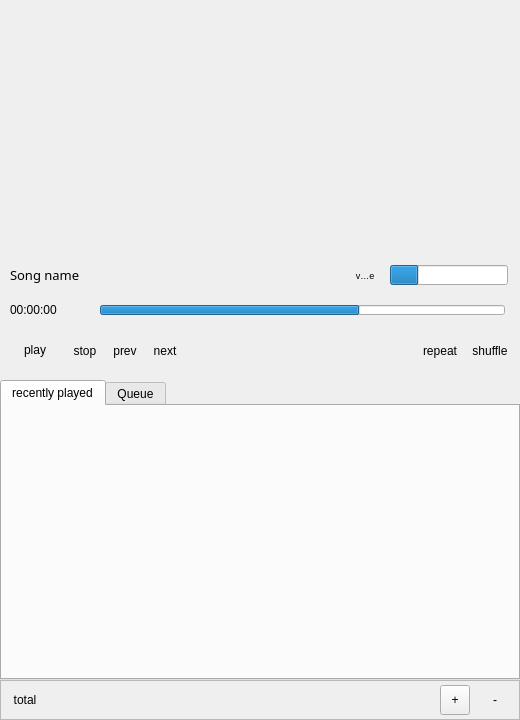
<?xml version="1.0" encoding="UTF-8"?>
<ui version="4.0">
 <class>wema</class>
 <widget class="QWidget" name="wema">
  <property name="geometry">
   <rect>
    <x>0</x>
    <y>0</y>
    <width>520</width>
    <height>720</height>
   </rect>
  </property>
  <property name="windowTitle">
   <string>wema player</string>
  </property>
  <property name="windowIcon">
   <iconset>
    <normaloff>assets/icon/play-button.svg</normaloff>assets/icon/play-button.svg</iconset>
  </property>
  <property name="toolTip">
   <string notr="true">&lt;html&gt;&lt;head/&gt;&lt;body&gt;&lt;p&gt;nj&lt;/p&gt;&lt;/body&gt;&lt;/html&gt;</string>
  </property>
  <property name="styleSheet">
   <string notr="true"/>
  </property>
  <widget class="QFrame" name="top">
   <property name="geometry">
    <rect>
     <x>0</x>
     <y>0</y>
     <width>520</width>
     <height>320</height>
    </rect>
   </property>
   <property name="font">
    <font>
     <pointsize>7</pointsize>
    </font>
   </property>
   <property name="layoutDirection">
    <enum>Qt::RightToLeft</enum>
   </property>
   <widget class="QLabel" name="songname">
    <property name="geometry">
     <rect>
      <x>10</x>
      <y>260</y>
      <width>351</width>
      <height>30</height>
     </rect>
    </property>
    <property name="font">
     <font>
      <family>Fantezy</family>
      <pointsize>10</pointsize>
      <weight>50</weight>
      <bold>false</bold>
     </font>
    </property>
    <property name="text">
     <string>Song name</string>
    </property>
   </widget>
   <widget class="QProgressBar" name="timebar">
    <property name="geometry">
     <rect>
      <x>100</x>
      <y>305</y>
      <width>405</width>
      <height>10</height>
     </rect>
    </property>
    <property name="value">
     <number>64</number>
    </property>
    <property name="textVisible">
     <bool>false</bool>
    </property>
    <property name="invertedAppearance">
     <bool>true</bool>
    </property>
   </widget>
   <widget class="QLabel" name="time">
    <property name="geometry">
     <rect>
      <x>10</x>
      <y>300</y>
      <width>101</width>
      <height>20</height>
     </rect>
    </property>
    <property name="font">
     <font>
      <pointsize>9</pointsize>
      <underline>false</underline>
     </font>
    </property>
    <property name="text">
     <string>00:00:00</string>
    </property>
   </widget>
   <widget class="QWidget" name="cover" native="true">
    <property name="geometry">
     <rect>
      <x>140</x>
      <y>5</y>
      <width>240</width>
      <height>240</height>
     </rect>
    </property>
    <property name="styleSheet">
     <string notr="true">QWidget #cover{
image: url(&quot;assets/images/cover.jpg&quot;);
}</string>
    </property>
   </widget>
   <widget class="QToolButton" name="volume">
    <property name="geometry">
     <rect>
      <x>350</x>
      <y>260</y>
      <width>30</width>
      <height>30</height>
     </rect>
    </property>
    <property name="text">
     <string>voulume</string>
    </property>
    <property name="icon">
     <iconset>
      <normaloff>assets/icon/volume.svg</normaloff>assets/icon/volume.svg</iconset>
    </property>
    <property name="iconSize">
     <size>
      <width>30</width>
      <height>30</height>
     </size>
    </property>
    <property name="autoRaise">
     <bool>true</bool>
    </property>
   </widget>
   <widget class="QProgressBar" name="progressBar">
    <property name="geometry">
     <rect>
      <x>390</x>
      <y>265</y>
      <width>118</width>
      <height>20</height>
     </rect>
    </property>
    <property name="value">
     <number>24</number>
    </property>
    <property name="textVisible">
     <bool>false</bool>
    </property>
    <property name="invertedAppearance">
     <bool>true</bool>
    </property>
   </widget>
  </widget>
  <widget class="QFrame" name="controlers">
   <property name="geometry">
    <rect>
     <x>0</x>
     <y>320</y>
     <width>520</width>
     <height>60</height>
    </rect>
   </property>
   <widget class="QToolButton" name="play_pause">
    <property name="geometry">
     <rect>
      <x>10</x>
      <y>5</y>
      <width>50</width>
      <height>50</height>
     </rect>
    </property>
    <property name="font">
     <font>
      <family>MS Shell Dlg 2</family>
     </font>
    </property>
    <property name="cursor">
     <cursorShape>PointingHandCursor</cursorShape>
    </property>
    <property name="autoFillBackground">
     <bool>false</bool>
    </property>
    <property name="text">
     <string>play</string>
    </property>
    <property name="icon">
     <iconset>
      <normaloff>assets/icon/play.svg</normaloff>assets/icon/play.svg</iconset>
    </property>
    <property name="iconSize">
     <size>
      <width>50</width>
      <height>50</height>
     </size>
    </property>
    <property name="autoRepeat">
     <bool>true</bool>
    </property>
    <property name="autoExclusive">
     <bool>true</bool>
    </property>
    <property name="popupMode">
     <enum>QToolButton::InstantPopup</enum>
    </property>
    <property name="toolButtonStyle">
     <enum>Qt::ToolButtonFollowStyle</enum>
    </property>
    <property name="autoRaise">
     <bool>true</bool>
    </property>
   </widget>
   <widget class="QToolButton" name="stop">
    <property name="geometry">
     <rect>
      <x>65</x>
      <y>11</y>
      <width>40</width>
      <height>40</height>
     </rect>
    </property>
    <property name="cursor">
     <cursorShape>PointingHandCursor</cursorShape>
    </property>
    <property name="text">
     <string>stop</string>
    </property>
    <property name="icon">
     <iconset>
      <normaloff>assets/icon/stop.svg</normaloff>assets/icon/stop.svg</iconset>
    </property>
    <property name="iconSize">
     <size>
      <width>40</width>
      <height>40</height>
     </size>
    </property>
    <property name="autoRaise">
     <bool>true</bool>
    </property>
   </widget>
   <widget class="QToolButton" name="next">
    <property name="geometry">
     <rect>
      <x>145</x>
      <y>11</y>
      <width>40</width>
      <height>40</height>
     </rect>
    </property>
    <property name="cursor">
     <cursorShape>PointingHandCursor</cursorShape>
    </property>
    <property name="text">
     <string>next</string>
    </property>
    <property name="icon">
     <iconset>
      <normaloff>assets/icon/next.svg</normaloff>assets/icon/next.svg</iconset>
    </property>
    <property name="iconSize">
     <size>
      <width>40</width>
      <height>40</height>
     </size>
    </property>
    <property name="autoRaise">
     <bool>true</bool>
    </property>
   </widget>
   <widget class="QToolButton" name="prev">
    <property name="geometry">
     <rect>
      <x>105</x>
      <y>11</y>
      <width>40</width>
      <height>40</height>
     </rect>
    </property>
    <property name="cursor">
     <cursorShape>PointingHandCursor</cursorShape>
    </property>
    <property name="text">
     <string>prev</string>
    </property>
    <property name="icon">
     <iconset>
      <normaloff>assets/icon/prev.svg</normaloff>assets/icon/prev.svg</iconset>
    </property>
    <property name="iconSize">
     <size>
      <width>40</width>
      <height>40</height>
     </size>
    </property>
    <property name="autoRaise">
     <bool>true</bool>
    </property>
   </widget>
   <widget class="QToolButton" name="repeat">
    <property name="geometry">
     <rect>
      <x>420</x>
      <y>11</y>
      <width>40</width>
      <height>40</height>
     </rect>
    </property>
    <property name="cursor">
     <cursorShape>PointingHandCursor</cursorShape>
    </property>
    <property name="text">
     <string>repeat</string>
    </property>
    <property name="icon">
     <iconset>
      <normaloff>assets/icon/repeat.svg</normaloff>assets/icon/repeat.svg</iconset>
    </property>
    <property name="iconSize">
     <size>
      <width>40</width>
      <height>40</height>
     </size>
    </property>
    <property name="autoRaise">
     <bool>true</bool>
    </property>
   </widget>
   <widget class="QToolButton" name="shuffle">
    <property name="geometry">
     <rect>
      <x>470</x>
      <y>11</y>
      <width>40</width>
      <height>40</height>
     </rect>
    </property>
    <property name="cursor">
     <cursorShape>PointingHandCursor</cursorShape>
    </property>
    <property name="text">
     <string>shuffle</string>
    </property>
    <property name="icon">
     <iconset>
      <normaloff>assets/icon/shuffle.svg</normaloff>assets/icon/shuffle.svg</iconset>
    </property>
    <property name="iconSize">
     <size>
      <width>40</width>
      <height>40</height>
     </size>
    </property>
    <property name="autoRaise">
     <bool>true</bool>
    </property>
   </widget>
  </widget>
  <widget class="QTabWidget" name="playlists">
   <property name="geometry">
    <rect>
     <x>0</x>
     <y>380</y>
     <width>520</width>
     <height>300</height>
    </rect>
   </property>
   <property name="currentIndex">
    <number>0</number>
   </property>
   <widget class="QWidget" name="recent">
    <attribute name="title">
     <string>recently played</string>
    </attribute>
   </widget>
   <widget class="QWidget" name="queue">
    <attribute name="title">
     <string>Queue</string>
    </attribute>
   </widget>
  </widget>
  <widget class="QFrame" name="bottom">
   <property name="geometry">
    <rect>
     <x>0</x>
     <y>680</y>
     <width>520</width>
     <height>40</height>
    </rect>
   </property>
   <property name="frameShape">
    <enum>QFrame::StyledPanel</enum>
   </property>
   <property name="frameShadow">
    <enum>QFrame::Raised</enum>
   </property>
   <widget class="QToolButton" name="addlib">
    <property name="geometry">
     <rect>
      <x>440</x>
      <y>5</y>
      <width>30</width>
      <height>30</height>
     </rect>
    </property>
    <property name="cursor">
     <cursorShape>PointingHandCursor</cursorShape>
    </property>
    <property name="acceptDrops">
     <bool>true</bool>
    </property>
    <property name="autoFillBackground">
     <bool>false</bool>
    </property>
    <property name="text">
     <string>+</string>
    </property>
    <property name="icon">
     <iconset>
      <normaloff>assets/icon/add.svg</normaloff>assets/icon/add.svg</iconset>
    </property>
    <property name="iconSize">
     <size>
      <width>30</width>
      <height>30</height>
     </size>
    </property>
   </widget>
   <widget class="QToolButton" name="totalbtn">
    <property name="geometry">
     <rect>
      <x>10</x>
      <y>5</y>
      <width>30</width>
      <height>30</height>
     </rect>
    </property>
    <property name="text">
     <string>total</string>
    </property>
    <property name="icon">
     <iconset>
      <normaloff>assets/icon/music.svg</normaloff>assets/icon/music.svg</iconset>
    </property>
    <property name="iconSize">
     <size>
      <width>30</width>
      <height>30</height>
     </size>
    </property>
    <property name="autoRaise">
     <bool>true</bool>
    </property>
   </widget>
   <widget class="QToolButton" name="removelib">
    <property name="geometry">
     <rect>
      <x>480</x>
      <y>5</y>
      <width>30</width>
      <height>30</height>
     </rect>
    </property>
    <property name="cursor">
     <cursorShape>PointingHandCursor</cursorShape>
    </property>
    <property name="text">
     <string>-</string>
    </property>
    <property name="icon">
     <iconset>
      <normaloff>assets/icon/remove.svg</normaloff>assets/icon/remove.svg</iconset>
    </property>
    <property name="iconSize">
     <size>
      <width>30</width>
      <height>30</height>
     </size>
    </property>
    <property name="autoRaise">
     <bool>true</bool>
    </property>
   </widget>
  </widget>
 </widget>
 <resources/>
 <connections>
  <connection>
   <sender>play_pause</sender>
   <signal>clicked()</signal>
   <receiver>play_pause</receiver>
   <slot>deleteLater()</slot>
   <hints>
    <hint type="sourcelabel">
     <x>34</x>
     <y>349</y>
    </hint>
    <hint type="destinationlabel">
     <x>34</x>
     <y>349</y>
    </hint>
   </hints>
  </connection>
  <connection>
   <sender>addlib</sender>
   <signal>clicked()</signal>
   <receiver>addlib</receiver>
   <slot>deleteLater()</slot>
   <hints>
    <hint type="sourcelabel">
     <x>454</x>
     <y>699</y>
    </hint>
    <hint type="destinationlabel">
     <x>454</x>
     <y>699</y>
    </hint>
   </hints>
  </connection>
  <connection>
   <sender>removelib</sender>
   <signal>clicked()</signal>
   <receiver>removelib</receiver>
   <slot>deleteLater()</slot>
   <hints>
    <hint type="sourcelabel">
     <x>494</x>
     <y>699</y>
    </hint>
    <hint type="destinationlabel">
     <x>494</x>
     <y>699</y>
    </hint>
   </hints>
  </connection>
  <connection>
   <sender>totalbtn</sender>
   <signal>toggled(bool)</signal>
   <receiver>totalbtn</receiver>
   <slot>update()</slot>
   <hints>
    <hint type="sourcelabel">
     <x>24</x>
     <y>699</y>
    </hint>
    <hint type="destinationlabel">
     <x>24</x>
     <y>699</y>
    </hint>
   </hints>
  </connection>
  <connection>
   <sender>stop</sender>
   <signal>clicked()</signal>
   <receiver>stop</receiver>
   <slot>deleteLater()</slot>
   <hints>
    <hint type="sourcelabel">
     <x>84</x>
     <y>350</y>
    </hint>
    <hint type="destinationlabel">
     <x>84</x>
     <y>350</y>
    </hint>
   </hints>
  </connection>
  <connection>
   <sender>prev</sender>
   <signal>clicked()</signal>
   <receiver>prev</receiver>
   <slot>deleteLater()</slot>
   <hints>
    <hint type="sourcelabel">
     <x>124</x>
     <y>350</y>
    </hint>
    <hint type="destinationlabel">
     <x>124</x>
     <y>350</y>
    </hint>
   </hints>
  </connection>
  <connection>
   <sender>next</sender>
   <signal>clicked()</signal>
   <receiver>next</receiver>
   <slot>deleteLater()</slot>
   <hints>
    <hint type="sourcelabel">
     <x>164</x>
     <y>350</y>
    </hint>
    <hint type="destinationlabel">
     <x>164</x>
     <y>350</y>
    </hint>
   </hints>
  </connection>
  <connection>
   <sender>shuffle</sender>
   <signal>toggled(bool)</signal>
   <receiver>shuffle</receiver>
   <slot>animateClick()</slot>
   <hints>
    <hint type="sourcelabel">
     <x>489</x>
     <y>350</y>
    </hint>
    <hint type="destinationlabel">
     <x>489</x>
     <y>350</y>
    </hint>
   </hints>
  </connection>
  <connection>
   <sender>repeat</sender>
   <signal>toggled(bool)</signal>
   <receiver>repeat</receiver>
   <slot>animateClick()</slot>
   <hints>
    <hint type="sourcelabel">
     <x>439</x>
     <y>350</y>
    </hint>
    <hint type="destinationlabel">
     <x>439</x>
     <y>350</y>
    </hint>
   </hints>
  </connection>
 </connections>
</ui>
